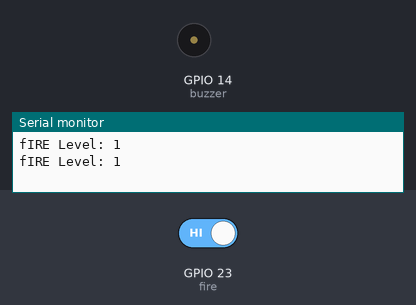
A sketch run on a simulated ESP32. Parts: buzzer (waves = sounding, pin HIGH), the last lines printed to the serial monitor. The inputs (shaded band) are chosen by the test bench; at power-on: GPIO 23 (fire) HIGH. WiFi joins after 1.5 s; servers stay silent unless stated.

Above: at 5.0 s.
5.1 s: GPIO 23 (fire) driven LOW
At 6.4 s:
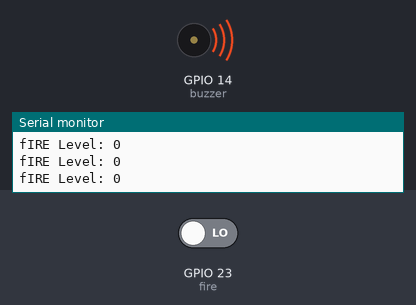
6.8 s: GPIO 23 (fire) driven HIGH
At 7.6 s:
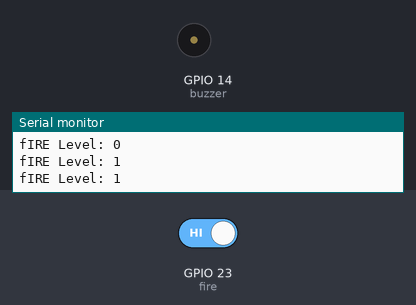
Timing chart, 0 to 9.8 s (numbered marks = the images above; inputs shaded):
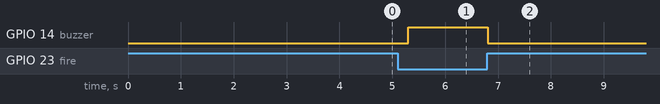

The sketch:

Fire.ino
```cpp
// Chage These Credentials with your Blynk Template credentials
#define BLYNK_TEMPLATE_ID "TMPLwzjfqUb0"
#define BLYNK_TEMPLATE_NAME "Fire Detection"
#define BLYNK_AUTH_TOKEN "Kr6yTRGD7J_jcDEVzwCKx-5bolFg43Dz"

#define BLYNK_PRINT Serial

#include <WiFi.h>
#include <WiFiClient.h>
#include <BlynkSimpleEsp32.h>

char auth[] = BLYNK_AUTH_TOKEN;
char ssid[] = "DarkSoul"; // Change your Wifi/ Hotspot Name
char pass[] = "5698713245"; // Change your Wifi/ Hotspot Password

BlynkTimer timer;

#define fire 23
#define buzzer  14
int fire_Val = 1;

WidgetLED led(V1);

void setup() //Setup function - only function that is run in deep sleep mode
{
  Serial.begin(9600); //Start the serial output at 9600 baud
  pinMode(fire, INPUT);
  pinMode(buzzer, OUTPUT);

  Blynk.begin(auth, ssid, pass);//Splash screen delay
  delay(2000);
  timer.setInterval(500L, mySensor);
}

void loop() //Loop function
{
  Blynk.run();
  timer.run();
}

void mySensor()
{
  fire_Val = digitalRead(fire);

  if (fire_Val == LOW)
  {
    Blynk.logEvent("fire_alert");

    digitalWrite(buzzer, HIGH);
    Blynk.virtualWrite(V0, 1);
    Serial.print("fIRE Level: ");
    Serial.println(fire_Val);
    led.on();
  }

  else
  {

    digitalWrite(buzzer, LOW);
    Blynk.virtualWrite(V0, 0);
    Serial.print("fIRE Level: ");
    Serial.println(fire_Val);
    led.off();
  }


}
```

Measured:
- after the input at 5.1 s, GPIO 14 (buzzer): LOW → HIGH after 0.20 s
- after the input at 6.8 s, GPIO 14 (buzzer): HIGH → LOW at once
